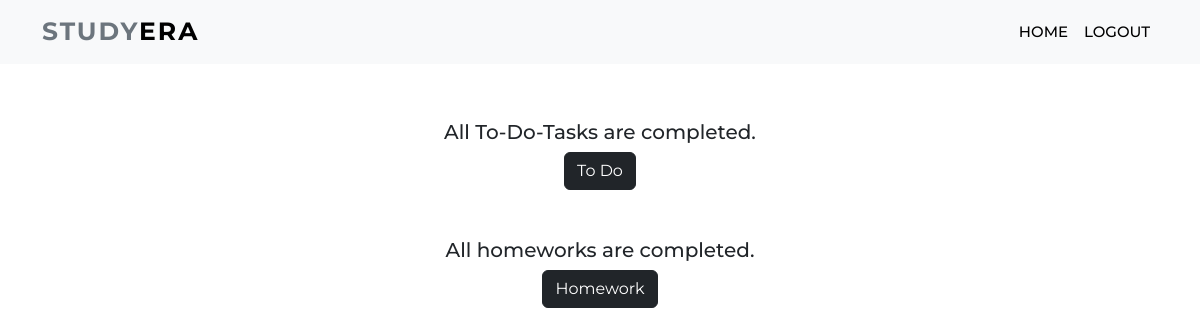
The page /profile/ (signed in) on the database as committed earlier.
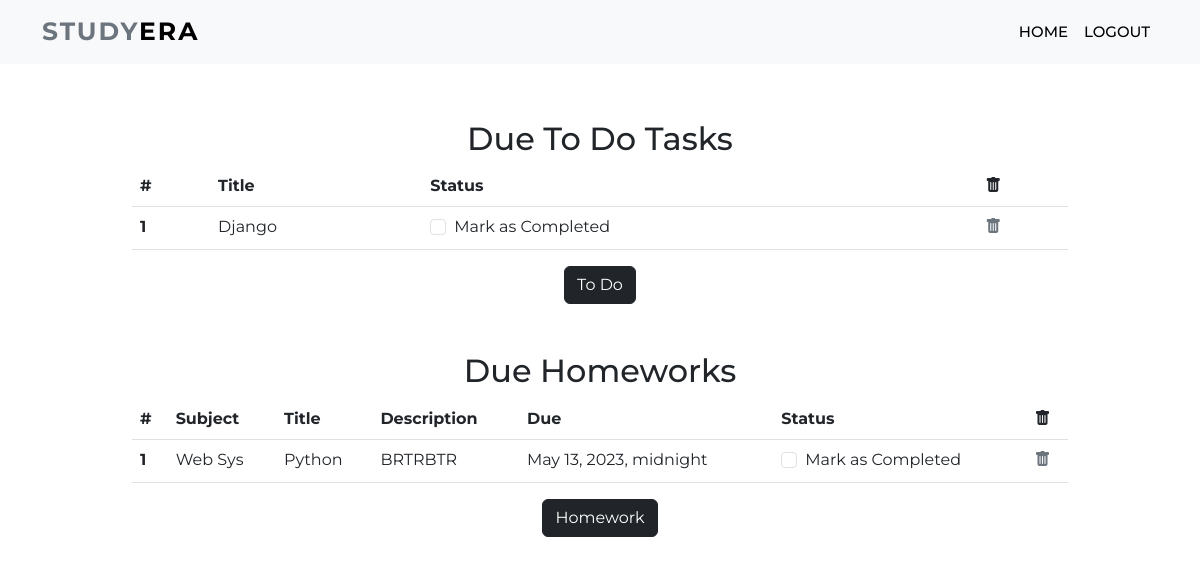
The same page on the database as committed later.
### dashboard/models.py (models this page shows, shortened)
class Todo(models.Model):
    user = models.ForeignKey(User,on_delete=models.CASCADE)
    title = models.CharField(max_length=100)
    is_finished = models.BooleanField(default=False)

class Homework(models.Model):
    user = models.ForeignKey(User,on_delete=models.CASCADE)
    subject = models.CharField(max_length=50)
    title = models.CharField(max_length=100)
    description=models.TextField()
    due = models.DateTimeField()
    is_finished = models.BooleanField(default=False)

### dashboard/views.py (the view)
# urls.py: path('profile/', dash_views.profile, name='profile'),
def profile(request):
    homeworks = Homework.objects.filter(is_finished=False, user=request.user)
    todos = Todo.objects.filter(is_finished=False, user=request.user)
    if len(homeworks) == 0:
        homework_done = True
    else:
        homework_done = False
    if len(todos) == 0:
        todos_done = True
    else:
        todos_done = False
    context = {
        'homeworks' : homeworks,
        'todos' : todos,
        'homework_done' : homework_done,
        'todos_done' : todos_done
    }
    return render(request, "dashboard/profile.html", context)

### dashboard/templates/dashboard/profile.html (shortened to what the changed rows need)
{% extends 'dashboard/home.html' %}
{% load static %}
{% load crispy_forms_tags %}
{% block content  %}
    <section style="padding: 10%;">
        {% if not todos_done %}
        <div class="container">
            <h2 class="text-center">Due To Do Tasks</h2>
            <table class="table">
                <thead>
                  <tr>
                    <th scope="col">#</th>
                    <th scope="col">Title</th>
                    <th scope="col">Status</th>
                    <th scope="col"><i class="bi bi-trash-fill"></i></th>
                  </tr>
                </thead>
                <tbody>
                {% for todo in todos %}
                    <tr>
                        <th scope="row">{{ forloop.counter }}</th>
                        <td>{{ todo.title }}</td>
                        <td>
                            <a href="{% url 'update-todo' todo.id %}">
                                <div class="form-check">
                                    {% if todo.is_finished == True %}
                                    <input class="form-check-input" type="checkbox" value="" checked>
                                    {% else %}
                                    <input class="form-check-input" type="checkbox" value="">
                                    {% endif %}
                                    <label class="form-check-label text-dark" for="flexCheckDefault">
                                        Mark as Completed
                                    </label>
                                </div>
                            </a>
                        </td>
                        <td><a class="link-secondary" href="{% url 'delete-todo' todo.id %}"><i class="bi bi-trash-fill"></i></a></td>
                    </tr>
                {% endfor %}
                </tbody>
              </table>
              {% else %}
              <h5 class="text-center">All To-Do-Tasks are completed.</h5>
              {% endif %}
              <div class="text-center">
                <a href="{% url 'todo' %}" class="btn btn-dark">To Do</a>
              </div>
            <br><br>
            {% if not homework_done %}
            <h2 class="text-center">Due Homeworks</h2>
            <table class="table">
                <thead>
                  <tr>
                    <th scope="col">#</th>
                    <th scope="col">Subject</th>
                    <th scope="col">Title</th>
                    <th scope="col">Description</th>
                    <th scope="col">Due</th>
                    <th scope="col">Status</th>
                    <th scope="col"><i class="bi bi-trash-fill"></i></th>
                  </tr>
                </thead>
                <tbody>
                    {% for homework in homeworks %}
                    <tr>
                        <th scope="row">{{forloop.counter}}</th>
                        <td>{{homework.subject}}</td>
                        <td>{{homework.title}}</td>
                        <td>{{homework.description}}</td>
                        <td>{{homework.due}}</td>
                        <td>
                            <a href="{% url 'update-homework' homework.id %}">
                                <div class="form-check">
                                    {% if homework.is_finished == True %}
                                    <input class="form-check-input" type="checkbox" value="" checked>
                                    {% else %}
                                    <input class="form-check-input" type="checkbox" value="">
                                    {% endif %}
                                    <label class="form-check-label text-dark" for="flexCheckDefault">
                                        Mark as Completed
                                    </label>
                                </div>
                            </a>
                        </td>
                        <td><a class="link-secondary" href="{% url 'delete-homework' homework.id %}"><i class="bi bi-trash-fill"></i></a></td>
                    </tr>
                    {% endfor %}
                </tbody>
              </table>
              {% else %}
              <h5 class="text-center">All homeworks are completed.</h5>
              {% endif %}
              <div class="text-center">
                <a href="{% url 'homework' %}" class="btn btn-dark">Homework</a>
              </div>
        </div>
    </section>
    {% endblock content %}

Rows that differ between the two databases and show on the page:
added Todo: title "Django"
added Homework: subject "Web Sys", title "Python", description "BRTRBTR", due "May 13, 2023, midnight"
Other text that changed with them:
text no longer shown: "All To-Do-Tasks are completed. All homeworks are completed."
text now shown: "Due To Do Tasks # Title Status Due Homeworks # Subject Title Description Due Status"
